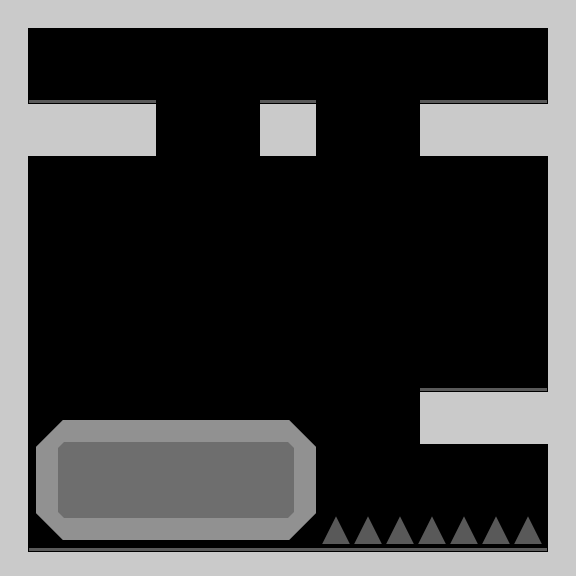

This game map was drawn from its Tiled (.tmx) file and the tilesets committed beside it. A one-line description and the full map source follow:
An orthogonal 18x18 tile map with 32x32 px tiles, 1 tile layer (main-layer) and 4 objects (2x background::Parallax, Player, collectibles::Powerup).

<map version="1.0" tiledversion="1.1.2" orientation="orthogonal" renderorder="right-down" width="18" height="18" tilewidth="32" tileheight="32" infinite="0" nextobjectid="39">
 <properties>
  <property name="tileset" value="level1" />
 </properties>
 <tileset firstgid="1" name="tilemap1" tilewidth="32" tileheight="32" tilecount="40" columns="5">
  <image source="tilemap1.png" width="160" height="256" />
  <terraintypes>
   <terrain name="terrain" tile="-1" />
   <terrain name="terrain2" tile="27" />
  </terraintypes>
  <tile id="0" terrain=",,,0" />
  <tile id="1" terrain=",,0,0" />
  <tile id="2" terrain=",,0," />
  <tile id="3" terrain=",0,0,0" />
  <tile id="4" terrain="0,,0,0" />
  <tile id="5" terrain=",0,,0" />
  <tile id="6" terrain="0,0,0,0" />
  <tile id="7" terrain="0,,0," />
  <tile id="8" terrain="0,0,,0" />
  <tile id="9" terrain="0,0,0," />
  <tile id="10" terrain=",0,," />
  <tile id="11" terrain="0,0,," />
  <tile id="12" terrain="0,,," />
  <tile id="25" terrain=",,,1" />
  <tile id="26" terrain=",,1,1" />
  <tile id="27" terrain=",,1," />
  <tile id="28" terrain=",1,1,1" />
  <tile id="29" terrain="1,,1,1" />
  <tile id="30" terrain=",1,,1" />
  <tile id="31" terrain="1,1,1,1" />
  <tile id="32" terrain="1,,1," />
  <tile id="33" terrain="1,1,,1" />
  <tile id="34" terrain="1,1,1," />
  <tile id="35" terrain=",1,," />
  <tile id="36" terrain="1,1,," />
  <tile id="37" terrain="1,,," />
 </tileset>
 <layer name="main-layer" width="18" height="18">
  <data encoding="csv">
10,12,12,12,12,12,12,12,12,12,12,12,12,12,12,12,12,9,
8,0,0,0,0,0,0,0,0,0,0,0,0,0,0,0,0,6,
8,0,0,0,0,0,0,0,0,0,0,0,0,0,0,0,0,6,
5,2,2,2,3,0,0,0,1,3,0,0,0,1,2,2,2,4,
10,12,12,12,13,0,0,0,11,13,0,0,0,11,12,12,12,9,
8,0,0,0,0,0,0,0,0,0,0,0,0,0,0,0,0,6,
8,0,0,0,0,0,0,0,0,0,0,0,0,0,0,0,0,6,
8,0,0,0,0,0,0,0,0,0,0,0,0,0,0,0,0,6,
8,0,0,0,0,0,0,0,0,0,0,0,0,0,0,0,0,6,
8,0,0,0,0,0,0,0,0,0,0,0,0,0,0,0,0,6,
8,0,0,0,0,0,0,0,0,0,0,0,0,0,0,0,0,6,
8,0,0,0,0,0,0,0,0,0,0,0,0,0,0,0,0,6,
8,0,0,0,0,0,0,0,0,0,0,0,0,1,2,2,2,4,
8,26,27,27,27,27,27,27,27,28,0,0,0,11,12,12,12,9,
8,31,32,32,32,32,32,32,32,33,0,0,0,0,0,0,0,6,
8,31,32,32,32,32,32,32,32,33,0,0,0,0,0,0,0,6,
8,36,37,37,37,37,37,37,37,38,18,18,18,18,18,18,18,6,
5,2,2,2,2,2,2,2,2,2,2,2,2,2,2,2,2,4
</data>
 </layer>
 <objectgroup name="object-layer">
  <object id="2" name="background" type="background::Parallax" x="289" y="96">
   <properties>
    <property name="factor" type="float" value="0.5" />
    <property name="name" type="file" value="background1.png" />
   </properties>
  </object>
  <object id="36" name="player" type="Player" x="128" y="352" width="64" height="64" />
  <object id="37" name="powerup" type="collectibles::Powerup" x="456" y="328" width="48" height="48">
   <properties>
    <property name="level" type="int" value="1" />
   </properties>
  </object>
  <object id="38" name="placeholder" type="background::Parallax" x="365" y="219">
   <properties>
    <property name="factor" type="float" value="0.5" />
    <property name="name" type="file" value="placeholder.png" />
   </properties>
  </object>
 </objectgroup>
 <objectgroup name="warp-layer" />
</map>
